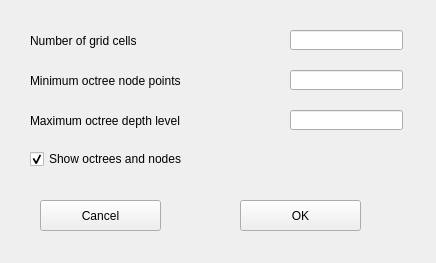
<?xml version="1.0" encoding="UTF-8"?>
<ui version="4.0">
 <class>TemporalSeriesPreviewWindow</class>
 <widget class="QDialog" name="TemporalSeriesPreviewWindow">
  <property name="geometry">
   <rect>
    <x>0</x>
    <y>0</y>
    <width>436</width>
    <height>263</height>
   </rect>
  </property>
  <property name="windowTitle">
   <string>Select the parameters of the comparison</string>
  </property>
  <widget class="QLabel" name="label">
   <property name="geometry">
    <rect>
     <x>30</x>
     <y>30</y>
     <width>231</width>
     <height>21</height>
    </rect>
   </property>
   <property name="text">
    <string>Number of grid cells</string>
   </property>
  </widget>
  <widget class="QLabel" name="label_2">
   <property name="geometry">
    <rect>
     <x>30</x>
     <y>70</y>
     <width>241</width>
     <height>21</height>
    </rect>
   </property>
   <property name="text">
    <string>Minimum octree node points</string>
   </property>
  </widget>
  <widget class="QLabel" name="label_3">
   <property name="geometry">
    <rect>
     <x>30</x>
     <y>110</y>
     <width>251</width>
     <height>21</height>
    </rect>
   </property>
   <property name="text">
    <string>Maximum octree depth level</string>
   </property>
  </widget>
  <widget class="QLineEdit" name="lineEdit">
   <property name="geometry">
    <rect>
     <x>290</x>
     <y>30</y>
     <width>113</width>
     <height>20</height>
    </rect>
   </property>
  </widget>
  <widget class="QLineEdit" name="lineEdit_2">
   <property name="geometry">
    <rect>
     <x>290</x>
     <y>70</y>
     <width>113</width>
     <height>20</height>
    </rect>
   </property>
  </widget>
  <widget class="QLineEdit" name="lineEdit_3">
   <property name="geometry">
    <rect>
     <x>290</x>
     <y>110</y>
     <width>113</width>
     <height>20</height>
    </rect>
   </property>
  </widget>
  <widget class="QToolButton" name="toolButton">
   <property name="geometry">
    <rect>
     <x>40</x>
     <y>200</y>
     <width>121</width>
     <height>31</height>
    </rect>
   </property>
   <property name="text">
    <string>Cancel</string>
   </property>
  </widget>
  <widget class="QToolButton" name="toolButton_2">
   <property name="geometry">
    <rect>
     <x>240</x>
     <y>200</y>
     <width>121</width>
     <height>31</height>
    </rect>
   </property>
   <property name="text">
    <string>OK</string>
   </property>
  </widget>
  <widget class="QCheckBox" name="checkBox">
   <property name="enabled">
    <bool>true</bool>
   </property>
   <property name="geometry">
    <rect>
     <x>30</x>
     <y>150</y>
     <width>250</width>
     <height>18</height>
    </rect>
   </property>
   <property name="sizePolicy">
    <sizepolicy hsizetype="Maximum" vsizetype="Preferred">
     <horstretch>0</horstretch>
     <verstretch>0</verstretch>
    </sizepolicy>
   </property>
   <property name="minimumSize">
    <size>
     <width>250</width>
     <height>0</height>
    </size>
   </property>
   <property name="font">
    <font>
     <bold>false</bold>
     <kerning>false</kerning>
    </font>
   </property>
   <property name="text">
    <string>Show octrees and nodes</string>
   </property>
   <property name="checkable">
    <bool>true</bool>
   </property>
   <property name="checked">
    <bool>true</bool>
   </property>
   <property name="tristate">
    <bool>false</bool>
   </property>
  </widget>
 </widget>
 <resources/>
 <connections>
  <connection>
   <sender>toolButton</sender>
   <signal>clicked()</signal>
   <receiver>TemporalSeriesPreviewWindow</receiver>
   <slot>cancelButton()</slot>
   <hints>
    <hint type="sourcelabel">
     <x>126</x>
     <y>194</y>
    </hint>
    <hint type="destinationlabel">
     <x>112</x>
     <y>287</y>
    </hint>
   </hints>
  </connection>
  <connection>
   <sender>toolButton_2</sender>
   <signal>clicked()</signal>
   <receiver>TemporalSeriesPreviewWindow</receiver>
   <slot>acceptButton()</slot>
   <hints>
    <hint type="sourcelabel">
     <x>278</x>
     <y>197</y>
    </hint>
    <hint type="destinationlabel">
     <x>302</x>
     <y>341</y>
    </hint>
   </hints>
  </connection>
 </connections>
 <slots>
  <slot>cancelButton()</slot>
  <slot>acceptButton()</slot>
 </slots>
</ui>
